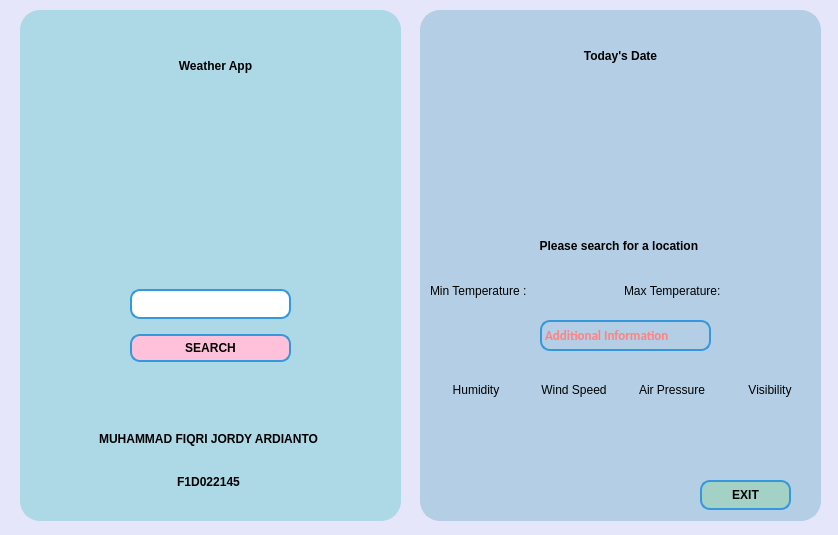
<?xml version="1.0" encoding="UTF-8"?>
<ui version="4.0">
 <class>Form</class>
 <widget class="QWidget" name="Form">
  <property name="geometry">
   <rect>
    <x>0</x>
    <y>0</y>
    <width>838</width>
    <height>535</height>
   </rect>
  </property>
  <property name="windowTitle">
   <string>Form</string>
  </property>
  <property name="styleSheet">
   <string notr="true">QWidget#Form{
	background-color:#e6e6fa;
}</string>
  </property>
  <widget class="QLabel" name="label">
   <property name="geometry">
    <rect>
     <x>210</x>
     <y>270</y>
     <width>55</width>
     <height>16</height>
    </rect>
   </property>
   <property name="text">
    <string/>
   </property>
  </widget>
  <widget class="QWidget" name="verticalWidget" native="true">
   <property name="geometry">
    <rect>
     <x>-8</x>
     <y>10</y>
     <width>20</width>
     <height>20</height>
    </rect>
   </property>
   <layout class="QVBoxLayout" name="verticalLayout"/>
  </widget>
  <widget class="QFrame" name="frame1">
   <property name="geometry">
    <rect>
     <x>20</x>
     <y>10</y>
     <width>381</width>
     <height>511</height>
    </rect>
   </property>
   <property name="styleSheet">
    <string notr="true">QFrame#frame1 {
    border: 2px solid #ADD8E6;
    border-radius: 20px;
	background-color:#ADD8E6
}
</string>
   </property>
   <property name="frameShape">
    <enum>QFrame::Box</enum>
   </property>
   <property name="frameShadow">
    <enum>QFrame::Plain</enum>
   </property>
   <property name="lineWidth">
    <number>2</number>
   </property>
   <widget class="QLabel" name="logo1">
    <property name="geometry">
     <rect>
      <x>130</x>
      <y>110</y>
      <width>131</width>
      <height>121</height>
     </rect>
    </property>
    <property name="text">
     <string/>
    </property>
    <property name="pixmap">
     <pixmap>../unduhan/Downloads/weather.png</pixmap>
    </property>
    <property name="scaledContents">
     <bool>true</bool>
    </property>
   </widget>
   <widget class="QLabel" name="label_judul">
    <property name="geometry">
     <rect>
      <x>130</x>
      <y>30</y>
      <width>131</width>
      <height>51</height>
     </rect>
    </property>
    <property name="styleSheet">
     <string notr="true">font: 12pt &quot;Arial&quot;;
font-weight: bold;</string>
    </property>
    <property name="text">
     <string>Weather App</string>
    </property>
    <property name="alignment">
     <set>Qt::AlignCenter</set>
    </property>
   </widget>
   <widget class="QWidget" name="verticalLayoutWidget_2">
    <property name="geometry">
     <rect>
      <x>110</x>
      <y>270</y>
      <width>161</width>
      <height>91</height>
     </rect>
    </property>
    <layout class="QVBoxLayout" name="verticalLayout_2">
     <item>
      <widget class="QLineEdit" name="search">
       <property name="styleSheet">
        <string notr="true">border: 2px solid #3498db;
border-radius: 10px;
padding: 5px;
background-color: white;
</string>
       </property>
      </widget>
     </item>
     <item>
      <widget class="QPushButton" name="btn_search">
       <property name="styleSheet">
        <string notr="true">QPushButton {
	border: 2px solid #3498db;
    border-radius: 10px;
	font: 8pt &quot;Arial&quot;;
    padding: 5px;
    background-color: #FFC1DA;
	font-weight : bold;
}

QPushButton:hover {
    background-color: #CCCCFF;
}

</string>
       </property>
       <property name="text">
        <string>SEARCH</string>
       </property>
       <property name="checkable">
        <bool>false</bool>
       </property>
      </widget>
     </item>
    </layout>
   </widget>
   <widget class="QWidget" name="verticalLayoutWidget">
    <property name="geometry">
     <rect>
      <x>40</x>
      <y>410</y>
      <width>297</width>
      <height>80</height>
     </rect>
    </property>
    <layout class="QVBoxLayout" name="verticalLayout_3">
     <item>
      <widget class="QLabel" name="label_nama">
       <property name="styleSheet">
        <string notr="true">font: 10pt &quot;Arial&quot;;
font-weight: bold;
</string>
       </property>
       <property name="text">
        <string>MUHAMMAD FIQRI JORDY ARDIANTO</string>
       </property>
       <property name="alignment">
        <set>Qt::AlignCenter</set>
       </property>
      </widget>
     </item>
     <item>
      <widget class="QLabel" name="label_nim">
       <property name="styleSheet">
        <string notr="true">font: 10pt &quot;Arial&quot;;
font-weight: bold;
</string>
       </property>
       <property name="text">
        <string>F1D022145</string>
       </property>
       <property name="alignment">
        <set>Qt::AlignCenter</set>
       </property>
      </widget>
     </item>
    </layout>
   </widget>
  </widget>
  <widget class="QFrame" name="frame2">
   <property name="geometry">
    <rect>
     <x>420</x>
     <y>10</y>
     <width>401</width>
     <height>511</height>
    </rect>
   </property>
   <property name="styleSheet">
    <string notr="true">QFrame#frame2 {
    border: 2px solid#b3cee5;
    border-radius: 20px;
	background-color:#b3cee5;
}
</string>
   </property>
   <property name="frameShape">
    <enum>QFrame::Box</enum>
   </property>
   <property name="frameShadow">
    <enum>QFrame::Plain</enum>
   </property>
   <property name="lineWidth">
    <number>2</number>
   </property>
   <widget class="QLabel" name="logo2">
    <property name="geometry">
     <rect>
      <x>120</x>
      <y>70</y>
      <width>151</width>
      <height>141</height>
     </rect>
    </property>
    <property name="text">
     <string/>
    </property>
    <property name="pixmap">
     <pixmap>../unduhan/Downloads/weather-forecast.png</pixmap>
    </property>
    <property name="scaledContents">
     <bool>true</bool>
    </property>
   </widget>
   <widget class="QLabel" name="label_2">
    <property name="geometry">
     <rect>
      <x>120</x>
      <y>310</y>
      <width>171</width>
      <height>31</height>
     </rect>
    </property>
    <property name="font">
     <font>
      <family>Calibri</family>
      <pointsize>10</pointsize>
      <weight>75</weight>
      <italic>false</italic>
      <bold>true</bold>
     </font>
    </property>
    <property name="styleSheet">
     <string notr="true">font: 10pt &quot;Calibri&quot;;
font-weight: bold;
color: #FF8282;
border: 2px solid #3498db;
border-radius: 10px;</string>
    </property>
    <property name="text">
     <string>Additional Information</string>
    </property>
   </widget>
   <widget class="QLabel" name="label_cuaca">
    <property name="geometry">
     <rect>
      <x>80</x>
      <y>220</y>
      <width>241</width>
      <height>31</height>
     </rect>
    </property>
    <property name="styleSheet">
     <string notr="true">font: 12pt &quot;Calibri&quot;;
font-weight: bold;</string>
    </property>
    <property name="text">
     <string>Please search for a location </string>
    </property>
    <property name="alignment">
     <set>Qt::AlignCenter</set>
    </property>
   </widget>
   <widget class="QPushButton" name="btn_exit">
    <property name="geometry">
     <rect>
      <x>280</x>
      <y>470</y>
      <width>91</width>
      <height>30</height>
     </rect>
    </property>
    <property name="styleSheet">
     <string notr="true">QPushButton {
	border: 2px solid #3498db;
    background-color:  #A3D1C6;
    border-radius: 10px; 
    padding: 5px 15px;
	font: 8pt &quot;Arial&quot;;
	font-weight: bold;
}

QPushButton:hover {
    background-color: #CCCCFF;
}


</string>
    </property>
    <property name="text">
     <string>EXIT</string>
    </property>
   </widget>
   <widget class="QWidget" name="gridLayoutWidget_2">
    <property name="geometry">
     <rect>
      <x>10</x>
      <y>260</y>
      <width>381</width>
      <height>41</height>
     </rect>
    </property>
    <layout class="QGridLayout" name="gridLayout_2">
     <item row="0" column="2">
      <widget class="QLabel" name="label_suhu2">
       <property name="styleSheet">
        <string notr="true">font: 9pt &quot;Calibri&quot;;</string>
       </property>
       <property name="text">
        <string>Max Temperature: </string>
       </property>
      </widget>
     </item>
     <item row="0" column="0">
      <widget class="QLabel" name="label_suhu1">
       <property name="styleSheet">
        <string notr="true">font: 9pt &quot;Calibri&quot;;
</string>
       </property>
       <property name="text">
        <string>Min Temperature : </string>
       </property>
      </widget>
     </item>
     <item row="0" column="1">
      <widget class="QLabel" name="label_kosong5">
       <property name="text">
        <string/>
       </property>
       <property name="alignment">
        <set>Qt::AlignLeading|Qt::AlignLeft|Qt::AlignVCenter</set>
       </property>
      </widget>
     </item>
     <item row="0" column="3">
      <widget class="QLabel" name="label_kosong6">
       <property name="text">
        <string/>
       </property>
       <property name="alignment">
        <set>Qt::AlignLeading|Qt::AlignLeft|Qt::AlignVCenter</set>
       </property>
      </widget>
     </item>
    </layout>
   </widget>
   <widget class="QWidget" name="gridLayoutWidget">
    <property name="geometry">
     <rect>
      <x>20</x>
      <y>350</y>
      <width>366</width>
      <height>80</height>
     </rect>
    </property>
    <layout class="QGridLayout" name="gridLayout">
     <item row="1" column="0">
      <widget class="QLabel" name="label_kosong1">
       <property name="styleSheet">
        <string notr="true">font: 9pt &quot;Calibri&quot;;
font-weight: bold;</string>
       </property>
       <property name="text">
        <string/>
       </property>
       <property name="alignment">
        <set>Qt::AlignCenter</set>
       </property>
      </widget>
     </item>
     <item row="1" column="6">
      <widget class="QLabel" name="label_kosong4">
       <property name="font">
        <font>
         <family>Calibri</family>
         <pointsize>9</pointsize>
         <weight>75</weight>
         <bold>true</bold>
        </font>
       </property>
       <property name="text">
        <string/>
       </property>
       <property name="alignment">
        <set>Qt::AlignCenter</set>
       </property>
      </widget>
     </item>
     <item row="1" column="4">
      <widget class="QLabel" name="label_kosong3">
       <property name="styleSheet">
        <string notr="true">font: 9pt &quot;Calibri&quot;;
font-weight: bold;</string>
       </property>
       <property name="text">
        <string/>
       </property>
       <property name="alignment">
        <set>Qt::AlignCenter</set>
       </property>
      </widget>
     </item>
     <item row="0" column="1">
      <spacer name="verticalSpacer">
       <property name="orientation">
        <enum>Qt::Vertical</enum>
       </property>
       <property name="sizeHint" stdset="0">
        <size>
         <width>20</width>
         <height>40</height>
        </size>
       </property>
      </spacer>
     </item>
     <item row="0" column="3">
      <spacer name="verticalSpacer_2">
       <property name="orientation">
        <enum>Qt::Vertical</enum>
       </property>
       <property name="sizeHint" stdset="0">
        <size>
         <width>20</width>
         <height>40</height>
        </size>
       </property>
      </spacer>
     </item>
     <item row="0" column="5">
      <spacer name="verticalSpacer_3">
       <property name="orientation">
        <enum>Qt::Vertical</enum>
       </property>
       <property name="sizeHint" stdset="0">
        <size>
         <width>20</width>
         <height>40</height>
        </size>
       </property>
      </spacer>
     </item>
     <item row="1" column="2">
      <widget class="QLabel" name="label_kosong2">
       <property name="styleSheet">
        <string notr="true">font: 9pt &quot;Calibri&quot;;
font-weight: bold;</string>
       </property>
       <property name="text">
        <string/>
       </property>
       <property name="alignment">
        <set>Qt::AlignCenter</set>
       </property>
      </widget>
     </item>
     <item row="0" column="6">
      <widget class="QLabel" name="label_visibilty">
       <property name="styleSheet">
        <string notr="true">font: 9pt &quot;Calibri&quot;;</string>
       </property>
       <property name="text">
        <string>Visibility</string>
       </property>
       <property name="alignment">
        <set>Qt::AlignCenter</set>
       </property>
      </widget>
     </item>
     <item row="0" column="4">
      <widget class="QLabel" name="label_pressure">
       <property name="styleSheet">
        <string notr="true">font: 9pt &quot;Calibri&quot;;</string>
       </property>
       <property name="text">
        <string>Air Pressure</string>
       </property>
       <property name="alignment">
        <set>Qt::AlignCenter</set>
       </property>
      </widget>
     </item>
     <item row="0" column="2">
      <widget class="QLabel" name="label_wind">
       <property name="styleSheet">
        <string notr="true">font: 9pt &quot;Calibri&quot;;</string>
       </property>
       <property name="text">
        <string>Wind Speed</string>
       </property>
       <property name="alignment">
        <set>Qt::AlignCenter</set>
       </property>
      </widget>
     </item>
     <item row="0" column="0">
      <widget class="QLabel" name="label_humidity">
       <property name="styleSheet">
        <string notr="true">font: 9pt &quot;Calibri&quot;;</string>
       </property>
       <property name="text">
        <string>Humidity</string>
       </property>
       <property name="alignment">
        <set>Qt::AlignCenter</set>
       </property>
      </widget>
     </item>
    </layout>
   </widget>
   <widget class="QLabel" name="label_date">
    <property name="geometry">
     <rect>
      <x>70</x>
      <y>30</y>
      <width>261</width>
      <height>31</height>
     </rect>
    </property>
    <property name="styleSheet">
     <string notr="true">font: 12pt &quot;Calibri&quot;;
font-weight: bold;</string>
    </property>
    <property name="text">
     <string>Today's Date</string>
    </property>
    <property name="alignment">
     <set>Qt::AlignCenter</set>
    </property>
   </widget>
  </widget>
 </widget>
 <resources/>
 <connections/>
</ui>
